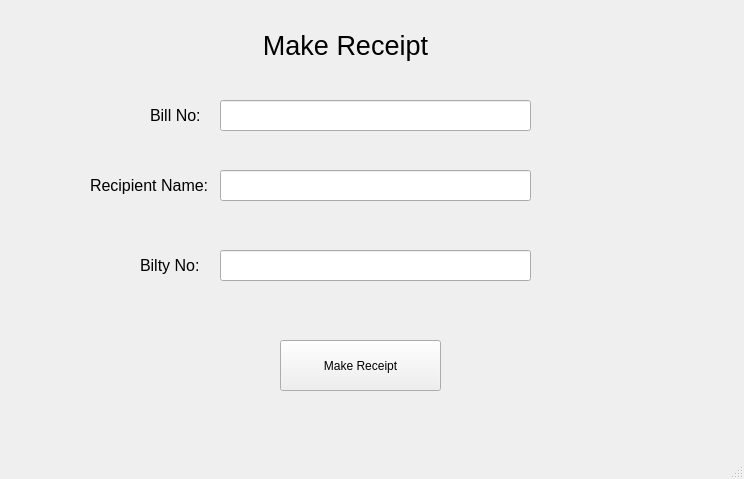
<?xml version="1.0" encoding="UTF-8"?>
<ui version="4.0">
 <class>MakeReceiptWindow</class>
 <widget class="QMainWindow" name="MakeReceiptWindow">
  <property name="geometry">
   <rect>
    <x>0</x>
    <y>0</y>
    <width>744</width>
    <height>479</height>
   </rect>
  </property>
  <property name="windowTitle">
   <string>Make Receipt</string>
  </property>
  <widget class="QWidget" name="centralwidget">
   <widget class="QLabel" name="titleLabel">
    <property name="geometry">
     <rect>
      <x>230</x>
      <y>20</y>
      <width>231</width>
      <height>51</height>
     </rect>
    </property>
    <property name="text">
     <string>&lt;html&gt;&lt;head/&gt;&lt;body&gt;&lt;p align=&quot;center&quot;&gt;&lt;span style=&quot; font-size:20pt;&quot;&gt;Make Receipt&lt;/span&gt;&lt;/p&gt;&lt;/body&gt;&lt;/html&gt;</string>
    </property>
   </widget>
   <widget class="QLabel" name="billNoLabel">
    <property name="geometry">
     <rect>
      <x>150</x>
      <y>100</y>
      <width>71</width>
      <height>31</height>
     </rect>
    </property>
    <property name="text">
     <string>&lt;html&gt;&lt;head/&gt;&lt;body&gt;&lt;p&gt;&lt;span style=&quot; font-size:12pt;&quot;&gt;Bill No:&lt;/span&gt;&lt;/p&gt;&lt;/body&gt;&lt;/html&gt;</string>
    </property>
   </widget>
   <widget class="QLineEdit" name="billNoTextBox">
    <property name="geometry">
     <rect>
      <x>220</x>
      <y>100</y>
      <width>311</width>
      <height>31</height>
     </rect>
    </property>
   </widget>
   <widget class="QLabel" name="recpNameLabel">
    <property name="geometry">
     <rect>
      <x>90</x>
      <y>170</y>
      <width>141</width>
      <height>31</height>
     </rect>
    </property>
    <property name="text">
     <string>&lt;html&gt;&lt;head/&gt;&lt;body&gt;&lt;p&gt;&lt;span style=&quot; font-size:12pt;&quot;&gt;Recipient Name:&lt;/span&gt;&lt;/p&gt;&lt;/body&gt;&lt;/html&gt;</string>
    </property>
   </widget>
   <widget class="QLineEdit" name="recpNameTextBox">
    <property name="geometry">
     <rect>
      <x>220</x>
      <y>170</y>
      <width>311</width>
      <height>31</height>
     </rect>
    </property>
   </widget>
   <widget class="QLabel" name="biltyNoLabel">
    <property name="geometry">
     <rect>
      <x>140</x>
      <y>250</y>
      <width>91</width>
      <height>31</height>
     </rect>
    </property>
    <property name="text">
     <string>&lt;html&gt;&lt;head/&gt;&lt;body&gt;&lt;p&gt;&lt;span style=&quot; font-size:12pt;&quot;&gt;Bilty No:&lt;/span&gt;&lt;/p&gt;&lt;/body&gt;&lt;/html&gt;</string>
    </property>
   </widget>
   <widget class="QLineEdit" name="biltyNoTextBox">
    <property name="geometry">
     <rect>
      <x>220</x>
      <y>250</y>
      <width>311</width>
      <height>31</height>
     </rect>
    </property>
   </widget>
   <widget class="QPushButton" name="makeRecpBtn">
    <property name="geometry">
     <rect>
      <x>280</x>
      <y>340</y>
      <width>161</width>
      <height>51</height>
     </rect>
    </property>
    <property name="text">
     <string>Make Receipt</string>
    </property>
   </widget>
  </widget>
  <widget class="QMenuBar" name="menubar">
   <property name="geometry">
    <rect>
     <x>0</x>
     <y>0</y>
     <width>744</width>
     <height>21</height>
    </rect>
   </property>
  </widget>
  <widget class="QStatusBar" name="statusbar"/>
 </widget>
 <resources/>
 <connections/>
</ui>
